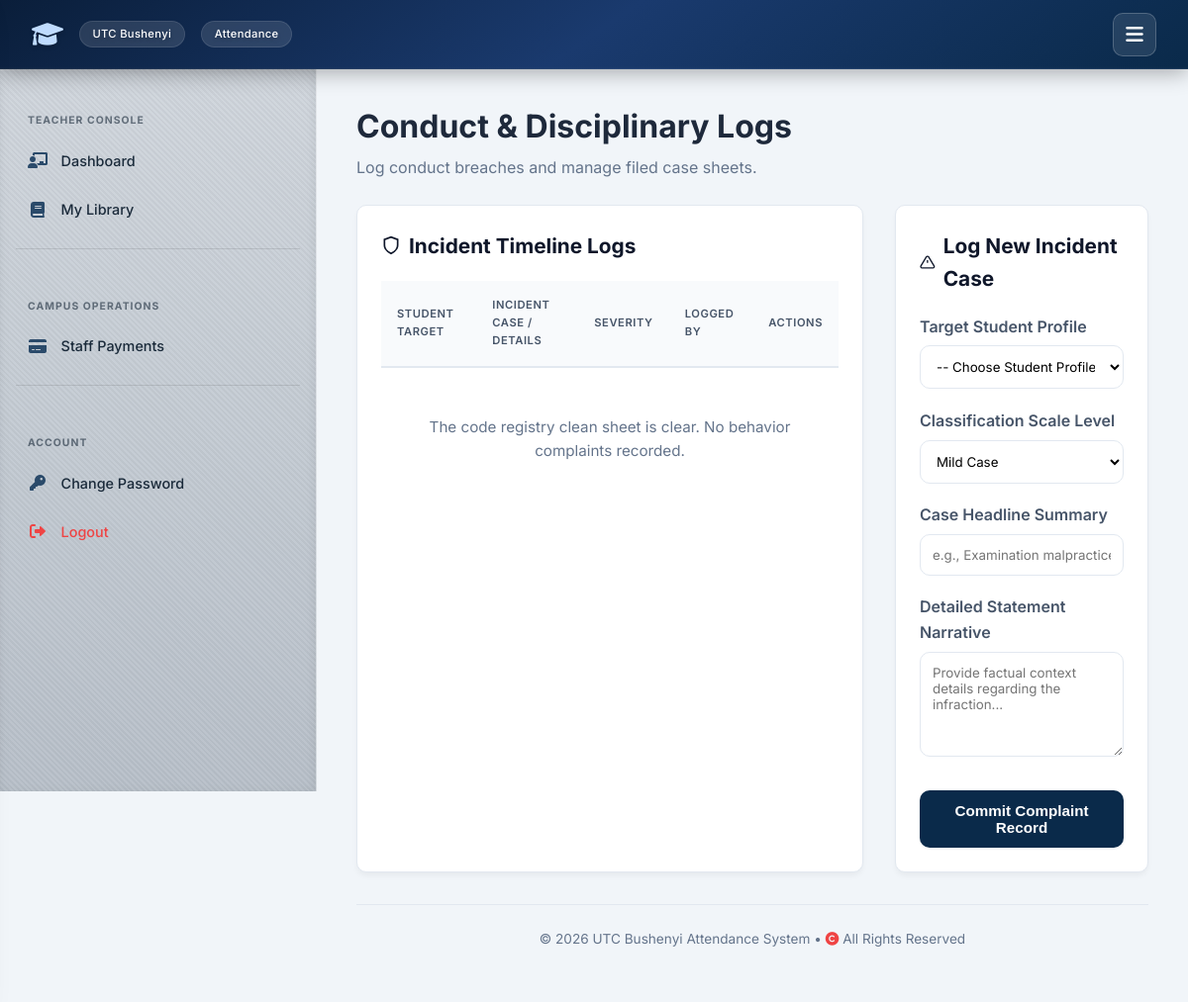
Page /disciplinary/ (signed in) on the earlier database version.
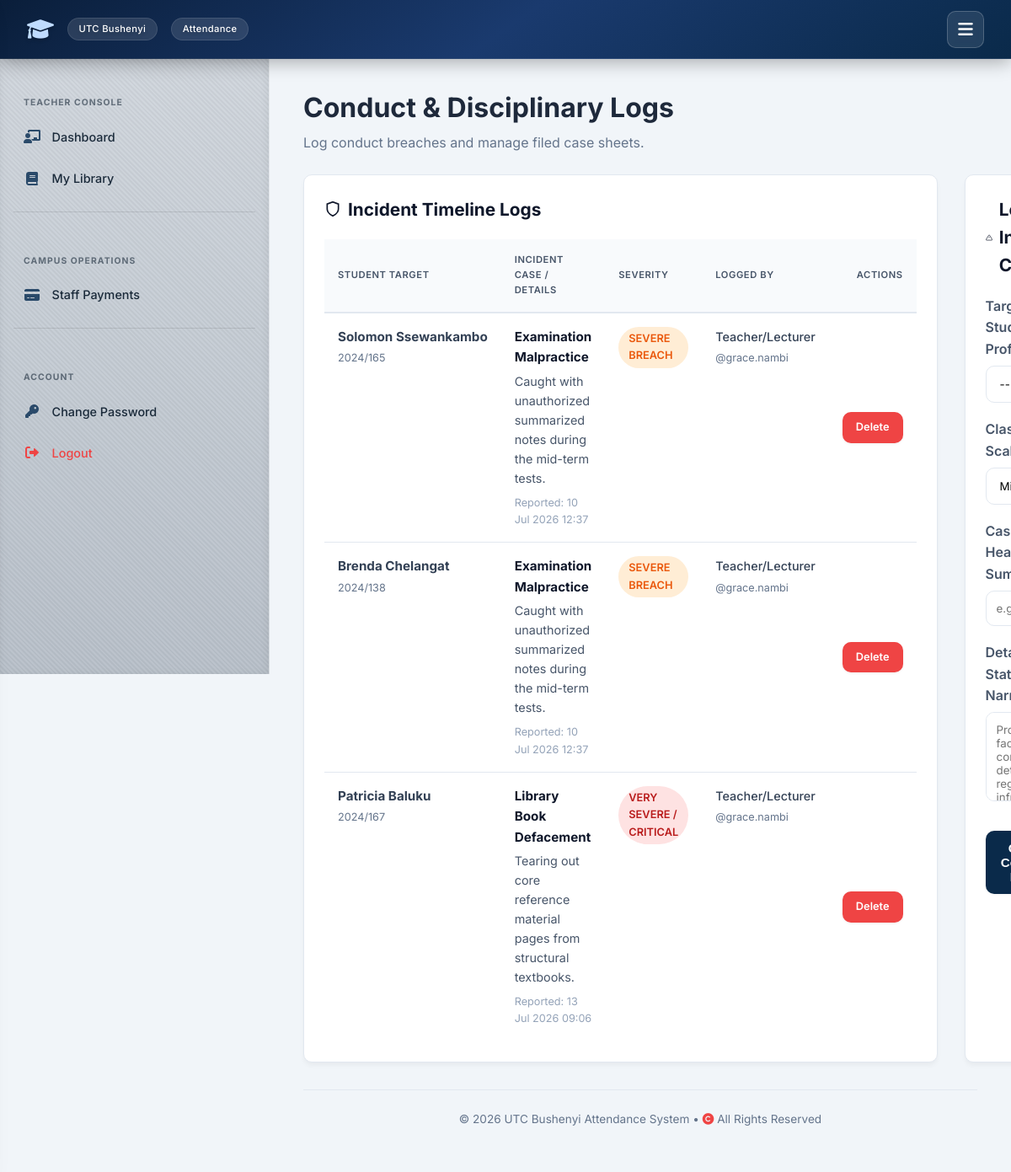
Same page on the later database version.
### attendance/models.py (models this page shows, shortened)
class DisciplinaryRecord(models.Model):
    SEVERITY_LEVELS = [
        ('MILD', 'Mild Case'),
        ('SEVERE', 'Severe Breach'),
        ('VERY_SEVERE', 'Very Severe / Critical'),
    ]
    student = models.ForeignKey('StudentProfile', on_delete=models.CASCADE, related_name='disciplinary_logs')
    subject = models.CharField(max_length=255, help_text="Brief tagline of the complaint or incident summary")
    details = models.TextField(help_text="Detailed narrative of what transpired")
    severity = models.CharField(max_length=15, choices=SEVERITY_LEVELS, default='MILD')
    date_logged = models.DateTimeField(auto_now_add=True)
    reported_by = models.ForeignKey(User, on_delete=models.CASCADE, related_name='reported_incidents')
    term = models.ForeignKey(AcademicTerm, on_delete=models.SET_NULL, null=True, blank=True)

class StudentProfile(models.Model):
    reg_number = models.CharField(max_length=50, primary_key=True)
    user = models.OneToOneField(User, on_delete=models.CASCADE, related_name='student_profile')
    name = models.CharField(max_length=255)
    course = models.ForeignKey(Course, on_delete=models.CASCADE, related_name='students')
    stream = models.ForeignKey(Stream, on_delete=models.CASCADE, related_name='students')

class User(AbstractUser):
    IS_ADMIN = 'ADMIN'
    IS_TEACHER = 'TEACHER'
    IS_STUDENT = 'STUDENT'
    IS_WARDEN = 'WARDEN'
    IS_LIBRARIAN = 'LIBRARIAN'
    IS_ACCOUNTANT = 'ACCOUNTANT'
    ROLE_CHOICES = [
        (IS_ADMIN, 'Admin'),
        (IS_TEACHER, 'Teacher/Lecturer'),
        (IS_STUDENT, 'Student'),
        (IS_WARDEN, 'Warden'),
        (IS_LIBRARIAN, 'Librarian'),
        (IS_ACCOUNTANT, 'Accountant'),
    ]
    role = models.CharField(max_length=15, choices=ROLE_CHOICES, default=IS_STUDENT)

### attendance/views_users.py (the view)
# urls.py: path('disciplinary/', views_users.disciplinary_dashboard, name='disciplinary_dashboard'),
@login_required
def disciplinary_dashboard(request):
    user = request.user
    records = DisciplinaryRecord.objects.all().select_related('student__stream', 'reported_by')
    if user.role in [User.IS_ADMIN, User.IS_WARDEN]:
        pass
    elif user.role == User.IS_TEACHER:
        teacher_streams = TimetableEntry.objects.filter(
            batch__is_active=True,
            teacher__user=user
        ).values_list('stream_id', flat=True)
        records = records.filter(
            Q(student__stream_id__in=teacher_streams) |
            Q(reported_by=user)
        )
    elif user.role == User.IS_STUDENT:
        records = records.filter(student__user=user)
    else:
        records = records.filter(reported_by=user)
    if user.role in [User.IS_ADMIN, User.IS_WARDEN]:
        eligible_students = StudentProfile.objects.all()
    elif user.role == User.IS_TEACHER:
        eligible_students = StudentProfile.objects.all()
    else:
        eligible_students = StudentProfile.objects.none()
    can_report = user.role in [User.IS_ADMIN, User.IS_TEACHER, User.IS_WARDEN]
    is_admin = user.role == User.IS_ADMIN
    context = {
        'records': records,
        'students': eligible_students,
        'severities': DisciplinaryRecord.SEVERITY_LEVELS,
        'can_report': can_report,  # Matched variable named inside the HTML template
        'is_admin': is_admin,      # Checked by template to evaluate action rows
    }
    return render(request, 'attendance/disciplinary_dashboard.html', context)

### templates/attendance/disciplinary_dashboard.html (shortened to what this page needs)
{% extends 'attendance/base.html' %}
{% block content %}
<div class="container-fluid">
    <div class="toolbar">
        <div>
            <h1 style="margin: 0; color: #1e293b;">Conduct & Disciplinary Logs</h1>
            <p style="margin: 0.25rem 0 0 0; color: #64748b;">
                {% if can_report %}Log conduct breaches and manage filed case sheets.{% else %}Review academic conduct records evaluation grid.{% endif %}
            </p>
        </div>
    </div>
    <div class="disc-grid {% if can_report %}has-sidebar{% endif %}">
        <div class="card">
            <div class="card-title">
                <svg width="20" height="20" viewBox="0 0 24 24" fill="none" stroke="currentColor" stroke-width="2"><path d="M12 22s8-4 8-10V5l-8-3-8 3v7c0 6 8 10 8 10z"/></svg>
                Incident Timeline Logs
            </div>
            <div style="overflow-x: auto;">
                <table class="data-table">
                    <thead>
                        <tr>
                            <th>Student Target</th>
                            <th>Incident Case / Details</th>
                            <th>Severity</th>
                            <th>Logged By</th>
                            <th style="text-align: right;">Actions</th>
                        </tr>
                    </thead>
                    <tbody>
                        {% for record in records %}
                        <tr>
                            <td style="white-space: nowrap;">
                                <strong>{{ record.student.name }}</strong><br>
                                <small style="color: #64748b;">{{ record.student.reg_number }}</small>
                            </td>
                            <td>
                                <span style="font-weight: 700; color: #0f172a; display: block; margin-bottom: 0.25rem;">{{ record.subject }}</span>
                                <p style="margin: 0; font-size: 0.9rem; color: #475569;">{{ record.details }}</p>
                                <small style="color: #94a3b8; display: block; margin-top: 0.5rem;">Reported: {{ record.date_logged|date:"d M Y H:i" }}</small>
                            </td>
                            <td>
                                <span class="badge sev-{{ record.severity }}">{{ record.get_severity_display }}</span>
                            </td>
                            <td>
                                <span style="font-size: 0.9rem; font-weight: 500;">{{ record.reported_by.get_role_display }}</span><br>
                                <small style="color:#64748b;">@{{ record.reported_by.username }}</small>
                            </td>
                            <td style="text-align: right; vertical-align: middle;">
                                {% if is_admin or record.reported_by == request.user %}
                                    <a href="{% url 'attendance:delete_complaint' record.id %}"
                                       class="btn btn-danger"
                                       onclick="return confirm('Are you sure you want to permanently delete this file record?');">
                                        Delete
                                    </a>
                                {% else %}
                                    <span style="color: #94a3b8; font-size: 0.85rem; font-style: italic;">Read-Only</span>
                                {% endif %}
                            </td>
                        </tr>
                        {% empty %}
                        <tr>
                            <td colspan="5" style="text-align: center; padding: 3rem; color: #64748b;">The code registry clean sheet is clear. No behavior complaints recorded.</td>
                        </tr>
                        {% endfor %}
                    </tbody>
                </table>
            </div>
        </div>
        {% if can_report %}
        <div class="card">
            <div class="card-title">
                <svg width="20" height="20" viewBox="0 0 24 24" fill="none" stroke="currentColor" stroke-width="2"><path d="M10.29 3.86L1.82 18a2 2 0 0 0 1.71 3h16.94a2 2 0 0 0 1.71-3L13.71 3.86a2 2 0 0 0-3.42 0z"/><line x1="12" y1="9" x2="12" y2="13"/><line x1="12" y1="17" x2="12.01" y2="17"/></svg>
                Log New Incident Case
            </div>
            <form method="POST" action="{% url 'attendance:add_complaint' %}">
                <div class="form-group">
                    <label for="student_id">Target Student Profile</label>
                    <select name="student_id" id="student_id" class="form-control" required>
                        <option value="" disabled selected>-- Choose Student Profile --</option>
                    </select>
                </div>
                <div class="form-group">
                    <label for="severity">Classification Scale Level</label>
                    <select name="severity" id="severity" class="form-control" required>
                        {% for code, label in severities %}
                            <option value="{{ code }}">{{ label }}</option>
                        {% endfor %}
                    </select>
                </div>
                <div class="form-group">
                    <label for="subject">Case Headline Summary</label>
                    <input type="text" name="subject" id="subject" class="form-control" placeholder="e.g., Examination malpractice attempt" required>
                </div>
                <div class="form-group">
                    <label for="details">Detailed Statement Narrative</label>
                    <textarea name="details" id="details" rows="5" class="form-control" placeholder="Provide factual context details regarding the infraction..." required></textarea>
                </div>
                <button type="submit" class="btn btn-primary" style="margin-top: 0.5rem;">Commit Complaint Record</button>
            </form>
        </div>
        {% endif %}
    </div>
</div>
{% endblock %}

### templates/attendance/base.html (shortened to what this page needs)
{% load static %}
<!DOCTYPE html>
<html lang="en">
<head>
    <link rel="stylesheet" href="https://cdnjs.cloudflare.com/ajax/libs/font-awesome/6.0.0-beta3/css/all.min.css" />
    <link rel="stylesheet" href="{% static 'style.css' %}">
</head>
<body>
    <nav>
        <div class="nav-brand-container">
            <a href="{% url 'attendance:home' %}" class="nav-brand">
                <i class="fas fa-graduation-cap"></i>
                <span>UTC Bushenyi</span>
                <span>Attendance</span>
            </a>
        </div>
        <button class="universal-menu-btn" id="universalMenuBtn" aria-label="Toggle menu">
            <i class="fas fa-bars"></i>
        </button>
    </nav>
    <div class="app-layout" id="appLayout">
        {% if user.is_authenticated %}
        <aside class="sidebar" id="sidebarContainer">
            {% if user.role == 'TEACHER' %}
                <div class="sidebar-heading">Teacher Console</div>
                <a href="{% url 'attendance:teacher_dashboard' %}" class="sidebar-link {% if request.resolver_match.url_name == 'teacher_dashboard' %}active{% endif %}">
                    <i class="fas fa-chalkboard-teacher"></i> Dashboard
                </a>
                <a href="{% url 'attendance:library_reader_dashboard' %}" class="sidebar-link {% if request.resolver_match.url_name == 'library_reader_dashboard' %}active{% endif %}">
                    <i class="fas fa-book"></i> My Library
                </a>
            {% endif %}
            {% if user.role in 'ADMIN,WARDEN,LIBRARIAN,TEACHER' or user.is_staff %}
                <span class="sidebar-divider"></span>
                <div class="sidebar-heading">Campus Operations</div>
            {% endif %}
            {% if user.role in 'ADMIN,ACCOUNTANT,TEACHER,LIBRARIAN,WARDEN' or user.is_staff %}
                <a href="{% url 'attendance:staff_payments_dashboard' %}" class="sidebar-link {% if request.resolver_match.url_name == 'staff_payments_dashboard' %}active{% endif %}">
                    <i class="fas fa-credit-card"></i> Staff Payments
                </a>
            {% endif %}
            <span class="sidebar-divider"></span>
            <div class="sidebar-heading">Account</div>
            <a href="{% url 'attendance:change_password' %}" class="sidebar-link {% if request.resolver_match.url_name == 'change_password' %}active{% endif %}">
                <i class="fas fa-key"></i> Change Password
            </a>
            <a href="{% url 'attendance:logout' %}" class="sidebar-link" style="color:var(--danger);">
                <i class="fas fa-sign-out-alt" style="color:var(--danger);"></i> Logout
            </a>
        </aside>
        {% endif %}
        <main class="main-content">
            {% block content %}{% endblock %}
            <div class="footer">
                &copy; 2026 UTC Bushenyi Attendance System &bull; <i class="fas fa-copyright" style="color:#ef4444;"></i> All Rights Reserved
            </div>
        </main>
    </div>
</body>
</html>

Differences in the rows shown:
added DisciplinaryRecord: student.name "Solomon Ssewankambo", student.reg_number "2024/165", subject "Examination Malpractice", details "Caught with unauthorized summarized notes during the mid-term tests.", date_logged "10 Jul 2026 12:37", severity "SEVERE BREACH", reported_by.role "Teacher/Lecturer", reported_by.username "grace.nambi", shows "Delete"
added DisciplinaryRecord: student.name "Brenda Chelangat", student.reg_number "2024/138", subject "Examination Malpractice", details "Caught with unauthorized summarized notes during the mid-term tests.", date_logged "10 Jul 2026 12:37", severity "SEVERE BREACH", reported_by.role "Teacher/Lecturer", reported_by.username "grace.nambi", shows "Delete"
added DisciplinaryRecord: student.name "Patricia Baluku", student.reg_number "2024/167", subject "Library Book Defacement", details "Tearing out core reference material pages from structural textbooks.", date_logged "13 Jul 2026 09:06", severity "VERY SEVERE / CRITICAL", reported_by.role "Teacher/Lecturer", reported_by.username "grace.nambi", shows "Delete"
Other differences:
text no longer shown: "The code registry clean sheet is clear. No behavior complaints recorded."
